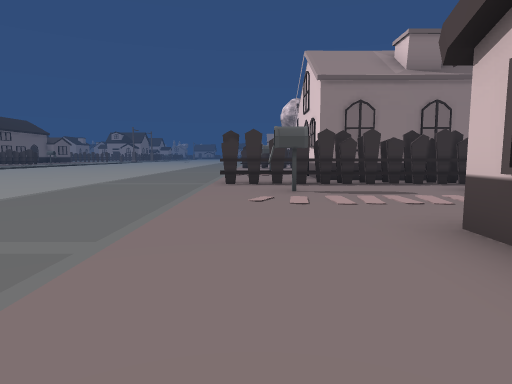
View 1 (above)

17 first-person views from a walk through a 3-D level made in the Unity game engine. The camera is 1.2 m above the floor, tilts 6° down and sees 75° across. The floor is counted in squares, 2 m on a side. Each view is taken from the middle of a square. On the plan, view 1 faces up. The plan holds only what a view shows up to about 10 squares ahead; the rest is blank. The place goes on beyond the plan. The player character is not drawn. Some animated figures are not drawn. Some surface patterns are stand-ins.

View 2
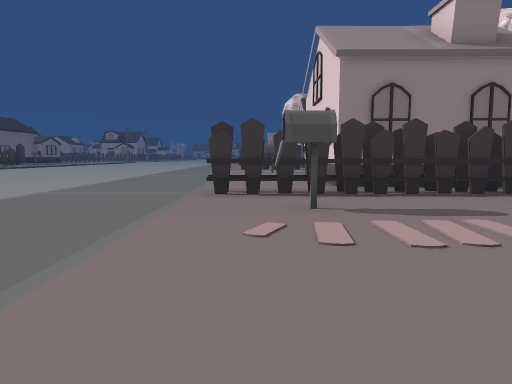

View 3
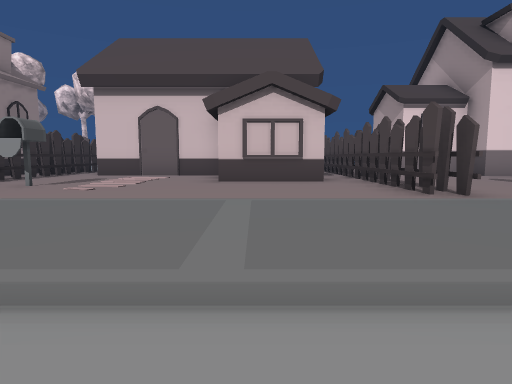

View 4
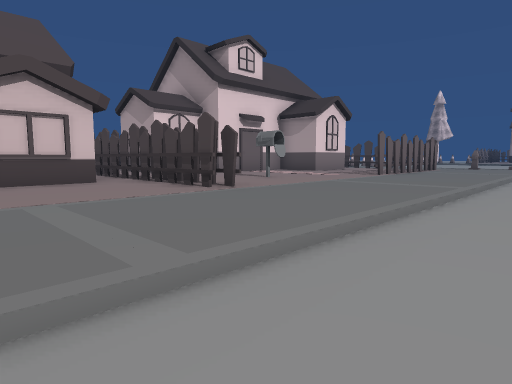

View 5
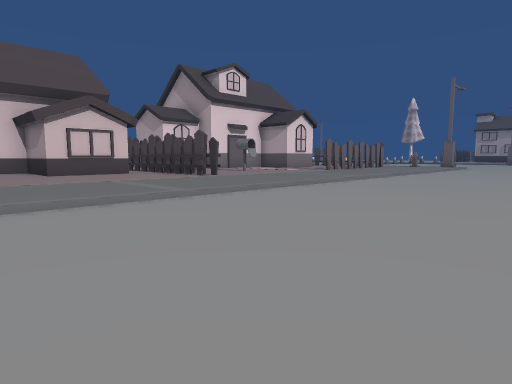

View 6
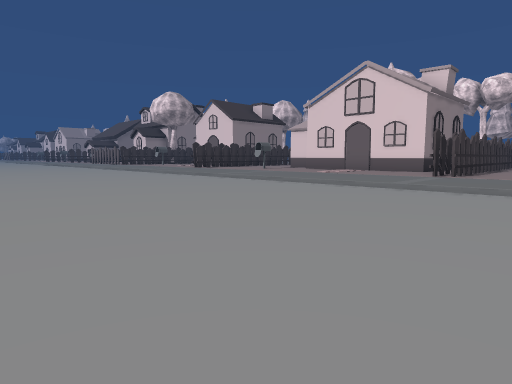

View 7
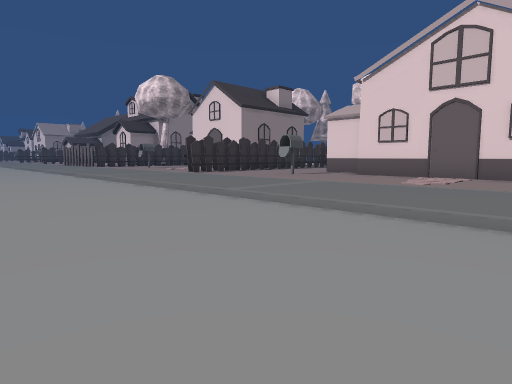

View 8
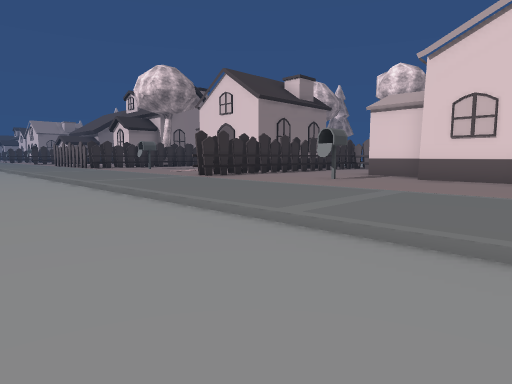

View 9
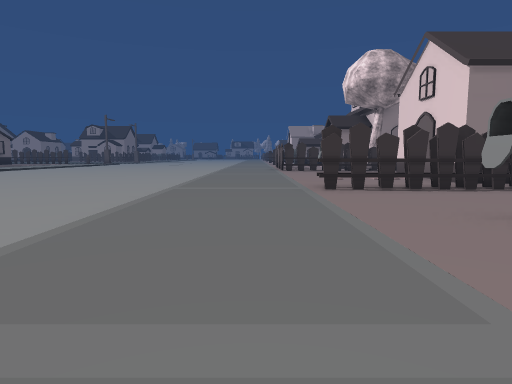

View 10
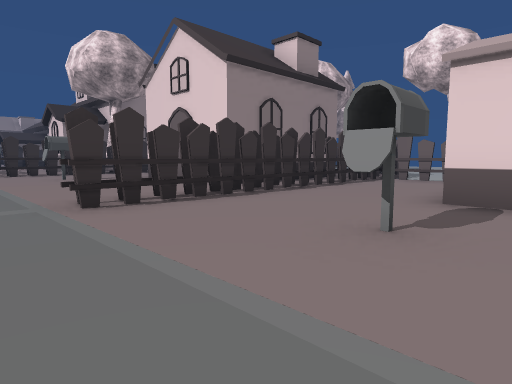

View 11
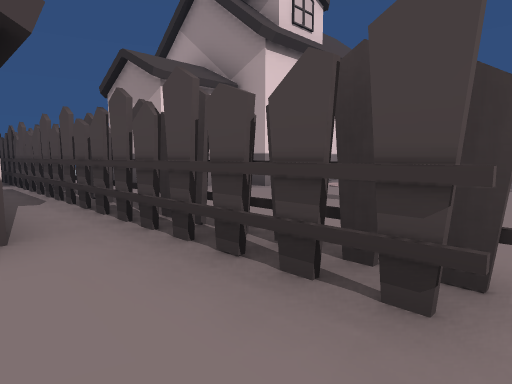

View 12
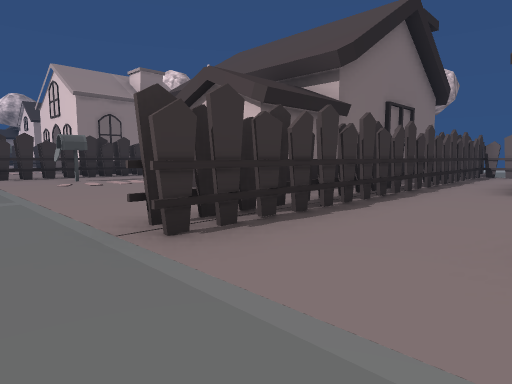

View 13
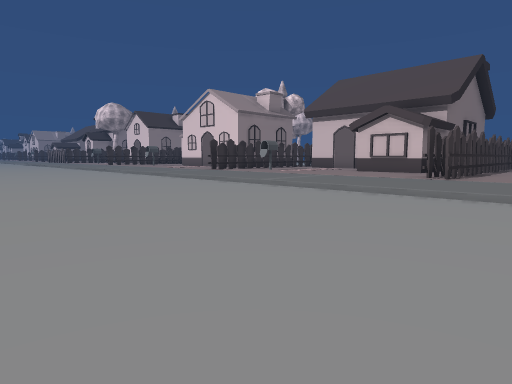

View 14
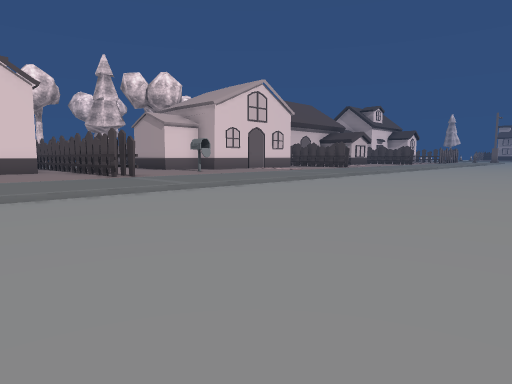

View 15
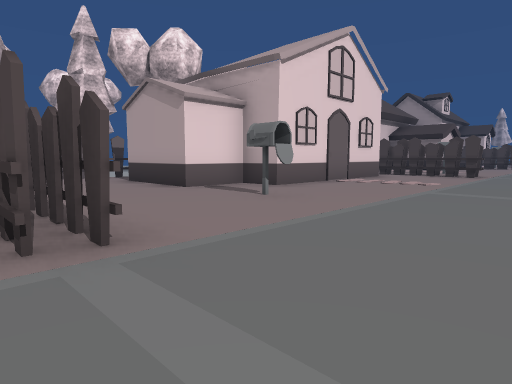

View 16
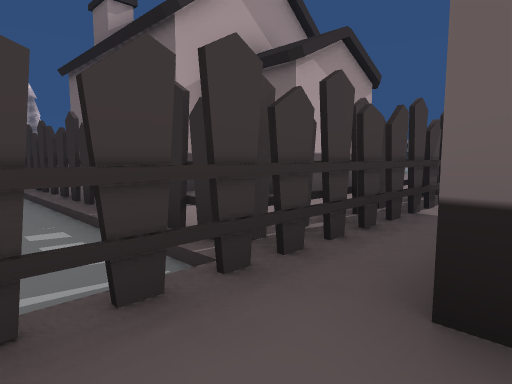

View 17
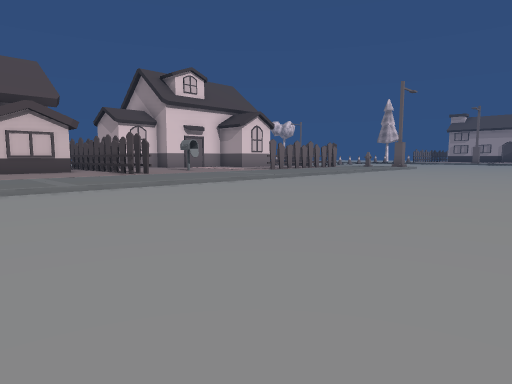

### Floor plan
Key: @ floor where view 1 was taken; # wall or solid block; . main floor; : floor 0.25 m higher than the main floor; H house; O other object.
Columns run from 10 left of view 1 to 11 right of it. Each row starts with its distance up from view 1.
 22  ......:::   H
 21  ......:::   HHHH
 20  ......:::   HHHHH
 19  ......:::
 18  ......:::HHHHHHHH
 17   .....:::       H
 16   .....:::       H
 15  ......:::   HHH H
 14  ......:::   HHH
 13  ......:::  HHH
 12  ......:::  HHH
 11  ......:::  HHH
 10  ......:::  HHHHH
  9 .......:::  HHHHH
  8 .......:::HHHHHH
  7 .......:::::::::
  6 .......::::O::#
  5 .......:::::::#
  4 .......:::::::#
  3 .......:::::::#
  2 .......:::::###
  1 .......:::::###  ###::
  0 .......:::@:::::::::##
 -1  ......:::HHHHHHHHHHH.
 -2  ......:::          H.
 -3  ......:::     HHH  H
 -4  ......:::    HHHHH H

Positions as (right, up) in squares from view 1, and headings:
1: (0, 0), facing up
2: (0, 2), facing up
3: (-5, 2), facing right
4: (-5, 3), facing down-right
5: (-8, 5), facing down-right
6: (-10, 5), facing up-right
7: (-7, 9), facing up-right
8: (-6, 11), facing up-right
9: (-2, 12), facing up
10: (-2, 14), facing up-right
11: (-1, 1), facing down-right
12: (-2, -3), facing up-right
13: (-9, -3), facing up-right
14: (-9, 22), facing down-right
15: (-3, 19), facing down-right
16: (11, 1), facing down-left
17: (-10, 4), facing down-right
